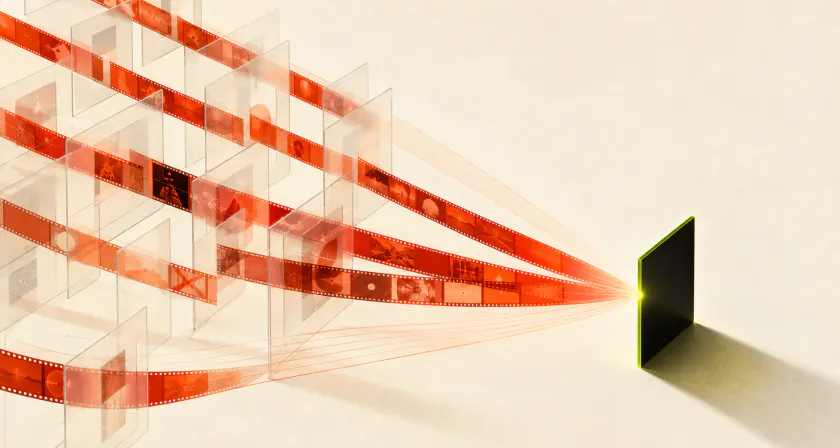
#> input picture dist/assets/creative-testing-840.webp, 840 x 448 px; its folder holds only this picture in this run
$ python -i make_article_art.py   (imports and definitions only)
#> lines starting #> are read from the running program, lines starting #| are printed output that depends on the picture
from PIL import Image, ImageDraw, ImageFilter, ImageChops
import math, random, os

OUT='/mnt/data/lg_article_fix/public/article-images'
# [1 line not run here, left out]
W,H=1600,1000
RED=(239,16,29)
BLACK=(8,8,9)
WHITE=(247,244,238)
GRAY=(105,105,112)
DARK=(18,18,21)
# [1 line not run here, left out]

def grain(im, amt=8):
    noise=Image.new('L',im.size)
    px=noise.load()
    for y in range(0,H,2):
        for x in range(0,W,2):
            v=random.randint(0,255)
            px[x,y]=v
            if x+1<W: px[x+1,y]=v
            if y+1<H: px[x,y+1]=v
            if x+1<W and y+1<H: px[x+1,y+1]=v
    noise=noise.filter(ImageFilter.GaussianBlur(0.7))
    overlay=Image.new('RGBA',im.size,(255,255,255,0))
    overlay.putalpha(noise.point(lambda p: int((p/255)*amt)))
    return Image.alpha_composite(im.convert('RGBA'),overlay)

def glow(base, x,y,r,color=RED,alpha=150):
    lay=Image.new('RGBA',base.size,(0,0,0,0)); d=ImageDraw.Draw(lay)
    d.ellipse((x-r,y-r,x+r,y+r), fill=color+(alpha,))
    lay=lay.filter(ImageFilter.GaussianBlur(r*.65))
    return Image.alpha_composite(base.convert('RGBA'),lay)

def lineglow(base, pts, width=4, color=RED):
    lay=Image.new('RGBA',base.size,(0,0,0,0)); d=ImageDraw.Draw(lay)
    d.line(pts, fill=color+(210,), width=width, joint='curve')
    blur=lay.filter(ImageFilter.GaussianBlur(width*3))
    base=Image.alpha_composite(base.convert('RGBA'),blur)
    return Image.alpha_composite(base,lay)

def save(name, im):
    im=grain(im,5).convert('RGB')
    im.save(f'{OUT}/{name}.webp','WEBP',quality=91,method=6)
    im.resize((800,500),Image.Resampling.LANCZOS).save(f'{OUT}/{name}-800.webp','WEBP',quality=88,method=6)

# 1 first impression
im=Image.new('RGBA',(W,H),BLACK+(255,)); im=glow(im,1120,460,360,RED,120); d=ImageDraw.Draw(im)
#> in glow, `lay = Image.new('RGBA', base.size, (0, 0, 0, 0))`: lay: PIL image 1600x1000 RGBA; every value is 0
# monitor perspective
screen=[(235,190),(1265,145),(1375,760),(300,815)]
# [12 lines not run here, left out]

# 2 information architecture
im=Image.new('RGBA',(W,H),WHITE+(255,)); d=ImageDraw.Draw(im)
# subtle grid
# [2 lines not run here, left out]
levels=[[(620,130,980,240)],[(270,380,590,500),(650,380,950,500),(1010,380,1330,500)],[(160,690,410,790),(460,690,710,790),(760,690,1010,790),(1060,690,1310,790)]]
centers=[]
# [11 lines not run here, left out]
im=glow(im,800,230,140,RED,60)
# [1 line not run here, left out]

# 3 CWV performance
im=Image.new('RGBA',(W,H),BLACK+(255,)); im=glow(im,470,510,400,RED,105); d=ImageDraw.Draw(im)
#> call 3 of glow, with x = 470, y = 510, r = 400, color = (239, 16, 29), alpha = 105
#> in glow (call 3), `lay=lay.filter(ImageFilter.GaussianBlur(r*.65))`:
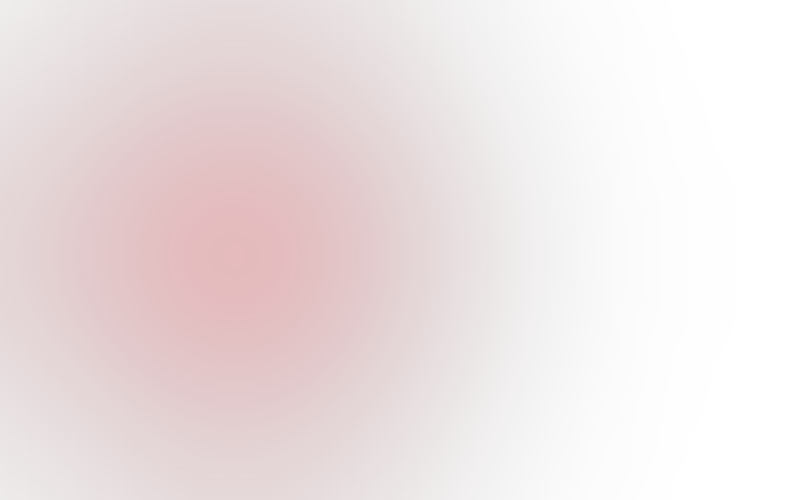
#> lay: PIL image 1600x1000 RGBA (shown at 1/2 size); mean R, G, B, A 65.1, 4.3, 7.9, 28.6; transparent parts drawn white
# speed rings
cx,cy=450,510
# [12 lines not run here, left out]

# 4 AI search
im=Image.new('RGBA',(W,H),DARK+(255,)); im=glow(im,800,440,400,RED,115); d=ImageDraw.Draw(im)
#> call 4 of glow, with x = 800, y = 440, r = 400, color = (239, 16, 29), alpha = 115
#> in glow (call 4), `return Image.alpha_composite(base.convert('RGBA'),lay)`:
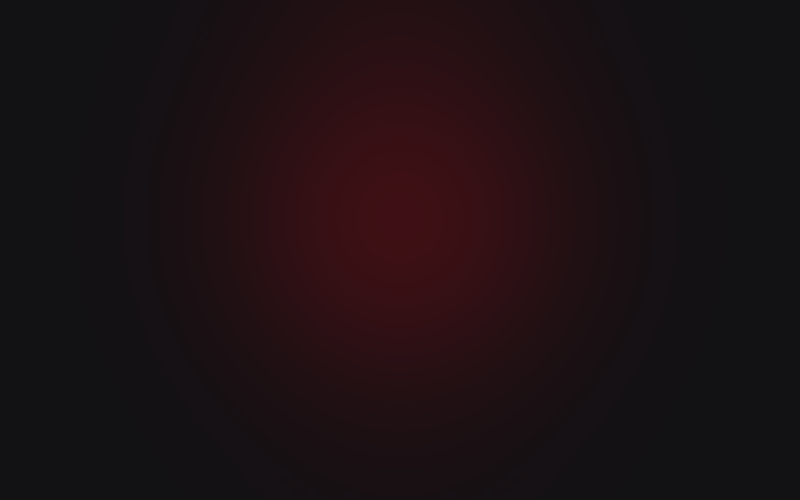
#> returned value: PIL image 1600x1000 RGBA (shown at 1/2 size); mean R, G, B, A 28.2, 16.6, 19.8, 255
# [9 lines not run here, left out]

# 5 mobile first
im=Image.new('RGBA',(W,H),RED+(255,)); d=ImageDraw.Draw(im)
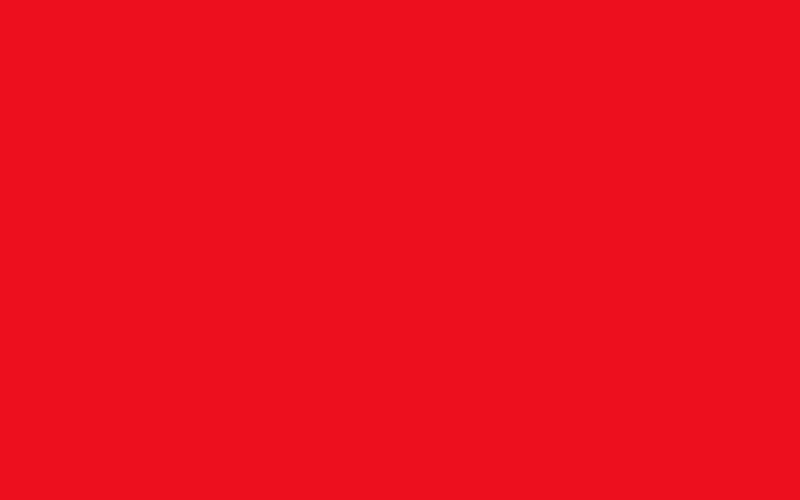
#> im: PIL image 1600x1000 RGBA (shown at 1/2 size); mean R, G, B, A 239, 16, 29, 255
# black waves
# [4 lines not run here, left out]
# device tilted on transparent layer
phone=Image.new('RGBA',(620,980),(0,0,0,0)); pd=ImageDraw.Draw(phone)
#> phone: PIL image 620x980 RGBA; every value is 0
# [5 lines not run here, left out]
phone=phone.rotate(-10,resample=Image.Resampling.BICUBIC,expand=1)
#> phone: PIL image 782x1074 RGBA; every value is 0
# [1 line not run here, left out]
im=glow(im,790,500,330,(255,255,255),45)
# [1 line not run here, left out]

# 6 accessibility
im=Image.new('RGBA',(W,H),WHITE+(255,)); d=ImageDraw.Draw(im)
# [10 lines not run here, left out]

# 7 security recovery
im=Image.new('RGBA',(W,H),BLACK+(255,)); im=glow(im,800,500,460,RED,130); d=ImageDraw.Draw(im)
#> in glow (call 6), `lay=lay.filter(ImageFilter.GaussianBlur(r*.65))`:
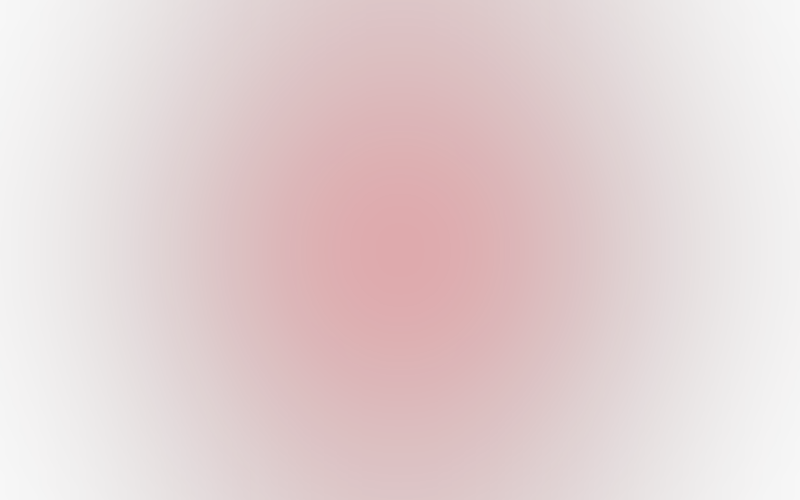
#> lay: PIL image 1600x1000 RGBA (shown at 1/2 size); mean R, G, B, A 84, 5.6, 10.2, 45.7; transparent parts drawn white
# broken panels
# [2 lines not run here, left out]
# shield
shield=[(800,250),(1040,335),(1010,625),(800,790),(590,625),(560,335)]
# [2 lines not run here, left out]
# recovery line
im=lineglow(im,[(200,780),(460,720),(610,770),(800,670),(1040,700),(1390,550)],5)
# [1 line not run here, left out]

# 8 local SEO map
im=Image.new('RGBA',(W,H),(14,14,16,255)); d=ImageDraw.Draw(im)
# roads
roads=[[(0,220),(420,260),(740,180),(1100,270),(1600,230)],[(100,1000),(420,720),(760,670),(1010,410),(1600,310)],[(0,560),(370,530),(700,610),(1020,580),(1600,770)],[(300,0),(430,400),(380,1000)],[(1150,0),(1080,330),(1280,1000)]]
# [9 lines not run here, left out]

# 9 growth funnel
im=Image.new('RGBA',(W,H),WHITE+(255,)); d=ImageDraw.Draw(im)
# inbound particles
# [2 lines not run here, left out]
# funnel polygons
funnel=[(570,160),(1360,160),(1080,500),(980,500),(900,820),(820,820),(760,500),(660,500)]
# [3 lines not run here, left out]
im=lineglow(im,[(620,270),(1060,360),(930,540),(870,830)],11)
#> call 2 of lineglow, with width = 11, color = (239, 16, 29)
#> in lineglow (call 2), `base=Image.alpha_composite(base.convert('RGBA'),blur)`:
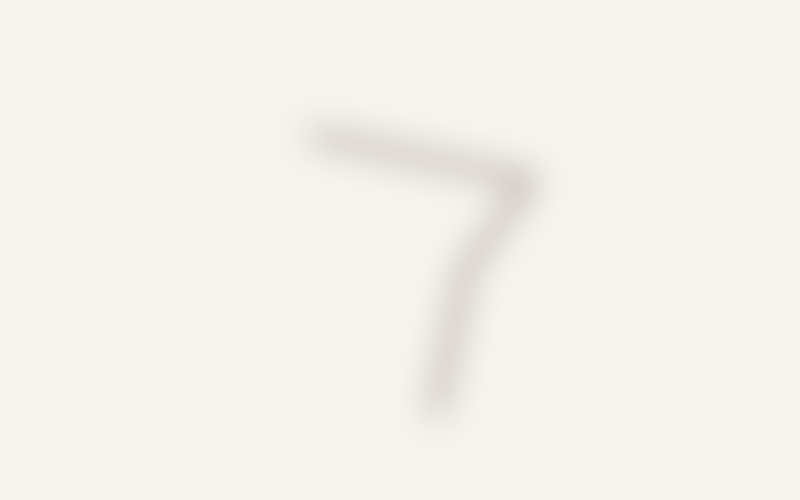
#> base: PIL image 1600x1000 RGBA (shown at 1/2 size); mean R, G, B, A 245.8, 242.7, 236.7, 255
# [2 lines not run here, left out]

# 10 structured data
im=Image.new('RGBA',(W,H),BLACK+(255,)); im=glow(im,800,500,400,RED,80); d=ImageDraw.Draw(im)
#> in glow (call 7), `lay=lay.filter(ImageFilter.GaussianBlur(r*.65))`:
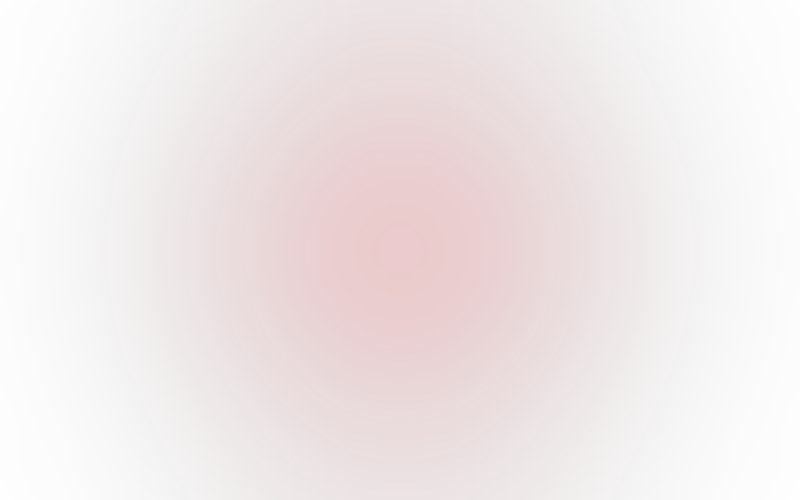
#> lay: PIL image 1600x1000 RGBA (shown at 1/2 size); mean R, G, B, A 68.1, 4.6, 8.3, 22.8; transparent parts drawn white
#> in glow (call 7), `return Image.alpha_composite(base.convert('RGBA'),lay)`:
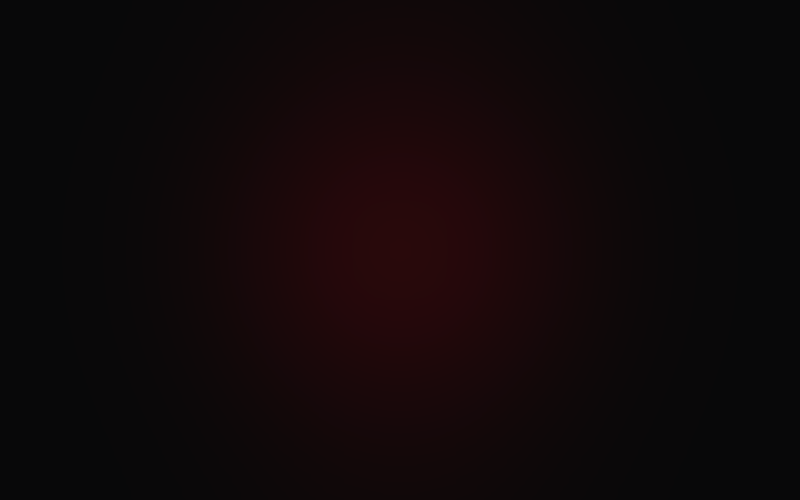
#> returned value: PIL image 1600x1000 RGBA (shown at 1/2 size); mean R, G, B, A 16, 8, 9.3, 255
# nodes cards
nodes=[(230,210,510,360),(650,110,950,270),(1110,220,1380,370),(320,610,610,780),(760,520,1080,720),(1160,650,1440,820)]
cent=[]
# [6 lines not run here, left out]

# 11 redesign/rebuild
im=Image.new('RGBA',(W,H),WHITE+(255,)); d=ImageDraw.Draw(im)
# old pane left
old=(100,160,730,820); new=(870,130,1500,790)
# [8 lines not run here, left out]
# reconstruction beam
im=lineglow(im,[(700,490),(800,490),(900,490)],16)
# [5 lines not run here, left out]

>>> from PIL import Image
>>> picture = Image.open('../dist/assets/creative-testing-840.webp')
#> picture is the input picture: PIL image 840x448 RGB; mean R, G, B 234.7, 201.5, 175.7
>>> result = grain(picture)
#> in grain, `noise=Image.new('L',im.size)`: noise: PIL image 840x448 L; every value is 0
#> (the run stopped early here; a loop or call above may not have finished)
